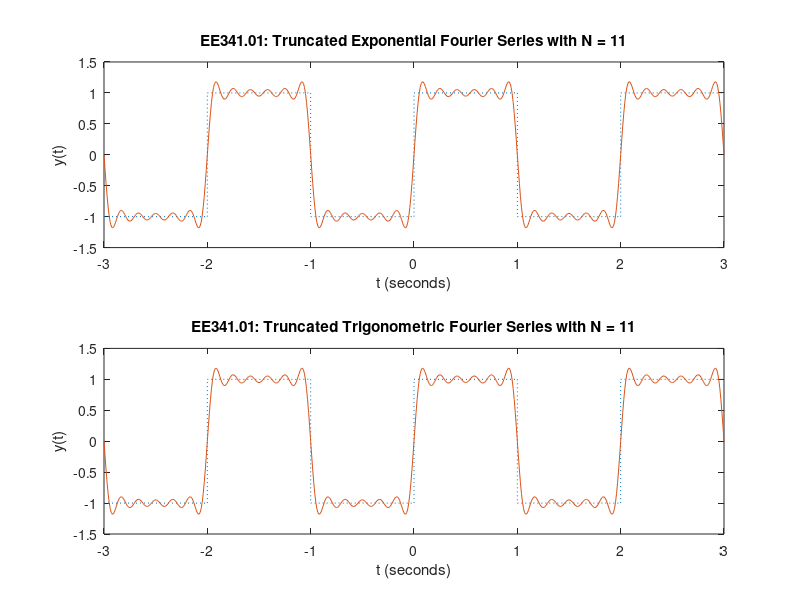
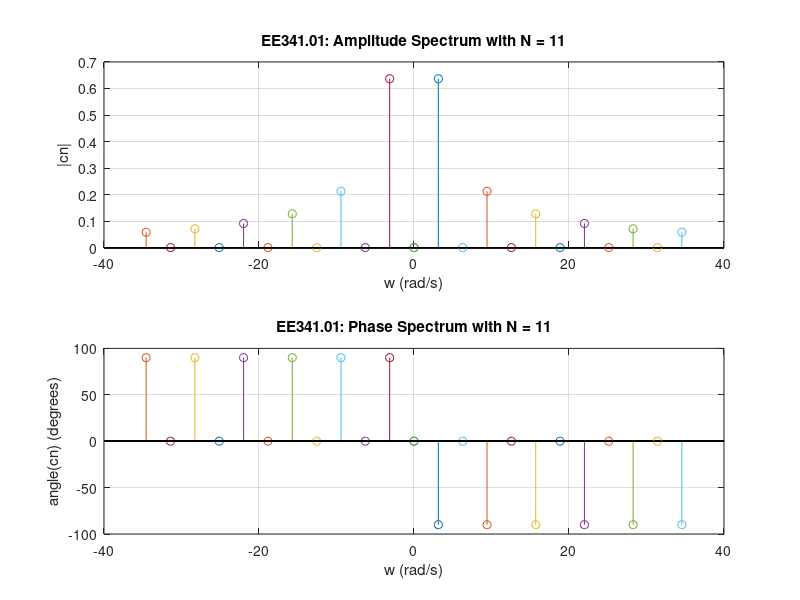

These charts were generated, in order, by the following MATLAB code:
%
% Filename: example6.m
%
% Description: This M-file plots the truncated Fourier Series
%              representation of a square wave as well as its 
%              amplitude and phase spectrum.

clear;                             % clear all variables
clf;                               % clear all figures

N = 11;                            % summation limit (use N odd)
wo = pi;                           % fundamental frequency (rad/s)
c0 = 0;                            % dc bias
t = -3:0.01:3;                     % declare time values

figure(1)                          % put first two plots on figure 1

% Compute yce, the Fourier Series in complex exponential form

yce = c0*ones(size(t));            % initialize yce to c0

for n = -N:2:N,                    % loop over series index n (odd)
  cn = 2/(j*n*wo);                 % Fourier Series Coefficient
  yce = yce + real(cn*exp(j*n*wo*t)); % Fourier Series computation
end

subplot(2,1,1)
plot([-3 -2 -2 -1 -1  0 0 1  1  2 2 3],...    % plot original y(t)
     [-1 -1  1  1 -1 -1 1 1 -1 -1 1 1], ':');
hold;
plot(t,yce);			    % plot truncated exponential FS
xlabel('t (seconds)'); ylabel('y(t)');
ttle = ['EE341.01: Truncated Exponential Fourier Series with N = ',...
         num2str(N)];
title(ttle);
hold;

% Compute yt, the Fourier Series in trigonometric form

yt = c0*ones(size(t));             % initialize yt to c0

for n = 1:2:N,                     % loop over series index n (odd)
  cn = 2/(j*n*wo);                 % Fourier Series Coefficient
  yt = yt + 2*abs(cn)*cos(n*wo*t+angle(cn));  % Fourier Series computation
end

subplot(2,1,2)
plot([-3 -2 -2 -1 -1  0 0 1  1  2 2 3],...    % plot original y(t)
     [-1 -1  1  1 -1 -1 1 1 -1 -1 1 1], ':');
hold;                               % plot truncated trigonometric FS
plot(t,yt);
xlabel('t (seconds)'); ylabel('y(t)');
ttle = ['EE341.01: Truncated Trigonometric Fourier Series with N = ',...
         num2str(N)];
title(ttle);
hold;

% Draw the amplitude spectrum from exponential Fourier Series

figure(2)                          % put next plots on figure 2

subplot(2,1,1)
stem(0,c0);                        % plot c0 at nwo = 0

hold;
for n = -N:2:N,                    % loop over series index n
  cn = 2/(j*n*wo);                 % Fourier Series Coefficient
  stem(n*wo,abs(cn))               % plot |cn| vs nwo
end
for n = -N+1:2:N-1,                % loop over even series index n 
  cn = 0;                          % Fourier Series Coefficient
  stem(n*wo,abs(cn));              % plot |cn| vs nwo
end

xlabel('w (rad/s)')
ylabel('|cn|')
ttle = ['EE341.01: Amplitude Spectrum with N = ',num2str(N)];
title(ttle); 
grid;
hold;

% Draw the phase spectrum from exponential Fourier Series

subplot(2,1,2)
stem(0,angle(c0)*180/pi);          % plot angle of c0 at nwo = 0

hold;
for n = -N:2:N,                    % loop over odd series index n 
  cn = 2/(j*n*wo);                 % Fourier Series Coefficient
  stem(n*wo,angle(cn)*180/pi);     % plot |cn| vs nwo
end
for n = -N+1:2:N-1,                % loop over even series index n 
  cn = 0;                          % Fourier Series Coefficient
  stem(n*wo,angle(cn)*180/pi);     % plot |cn| vs nwo
end

xlabel('w (rad/s)')
ylabel('angle(cn) (degrees)')
ttle = ['EE341.01: Phase Spectrum with N = ',num2str(N)];
title(ttle);
grid;
hold;
